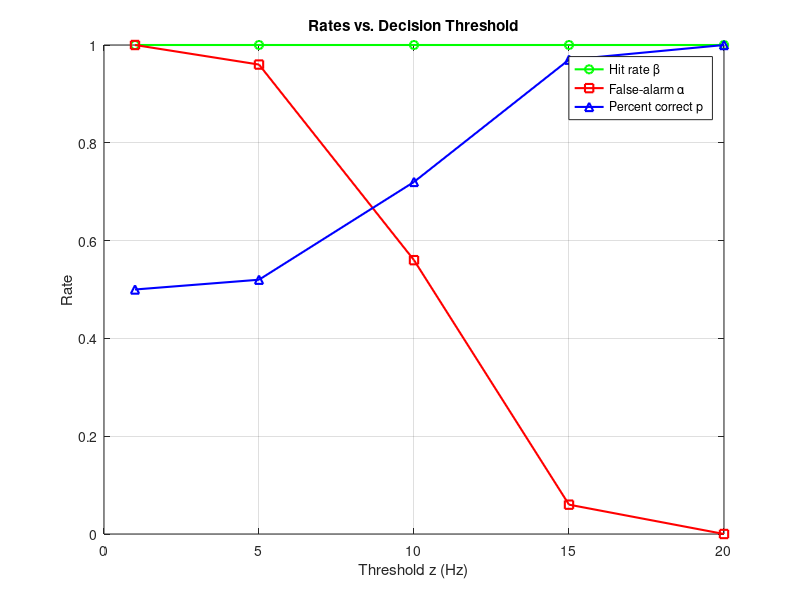

The MATLAB source for this figure:
% Problem 1(c): Sweep threshold and compute α, β, p

% paramteres
mu_plus=30;
sigma_plus=3;
mu_minus=10;
sigma_minus=3;
n_trials=100;
n_ups=n_trials/2;
n_downs=n_trials-n_ups;


% simulate the firing rates
rng(0);
r_plus= mu_plus + sigma_plus*randn(n_ups,1); % row vector of responses
r_minus= mu_minus + sigma_minus*randn(n_downs,1); 
% combine into single vector
r=[r_plus; r_minus];
labels= [ones(n_ups,1); zeros(n_downs,1)];
n_up=sum(labels==1);
n_down=sum(labels==0);

% thresholds to test
z=[20,15,10,5,1];
beta_vals= zeros(size(z));
alpha_vals=zeros(size(z));
p_vals=zeros(size(z));

for k=1:length(z)
    z_k=z(k);
    % decision at this threshold
    decision_k=(r>z_k);
    % hits rate
    hits_k=sum(decision_k(labels==1));
    beta_vals(k)=hits_k/n_up;
    % false alarm rate
    falseAlarms_k= sum(decision_k(labels==0));
    alpha_vals(k)=falseAlarms_k/n_down;
    % percent correct p(z)
    p_vals(k)= (beta_vals(k) + 1-alpha_vals(k))/2;
end

fprintf('Thresholds:           %s\n', mat2str(z));
fprintf('Hit rates (β):        %s\n', mat2str(beta_vals,3));
fprintf('False-alarm rates (α):%s\n', mat2str(alpha_vals,3));
fprintf('Percent correct (p):  %s\n', mat2str(p_vals,3));

figure;
plot(z, beta_vals, 'g-o', 'LineWidth',1.5, 'DisplayName','Hit rate \beta');
hold on;
plot(z, alpha_vals,'r-s', 'LineWidth',1.5, 'DisplayName','False‐alarm \alpha');
plot(z, p_vals,    'b-^', 'LineWidth',1.5, 'DisplayName','Percent correct p');
xlabel('Threshold z (Hz)');
ylabel('Rate');
legend('Location','Best');
title('Rates vs. Decision Threshold');
grid on;